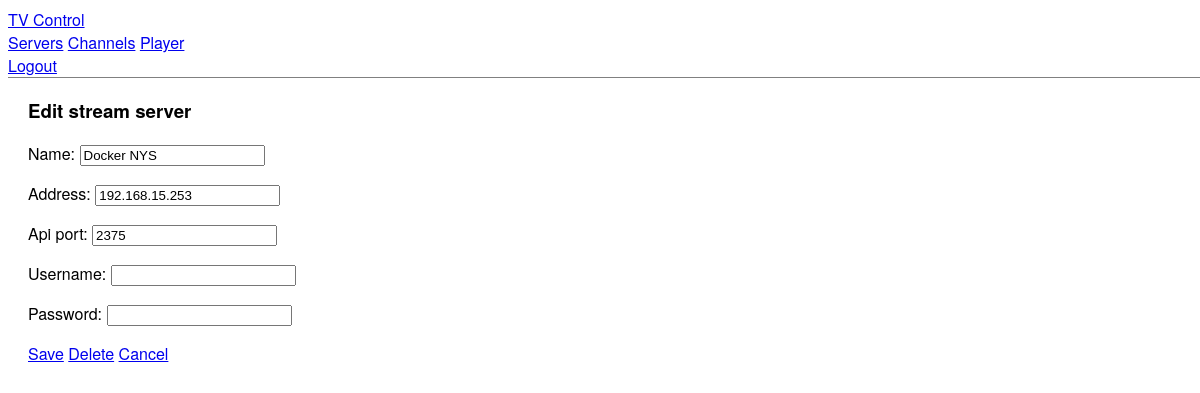
/control/servers/23/ (signed in), run on the app's committed database.
### tv/models.py (models this page shows, shortened)
class Server(models.Model):
    name = models.CharField(max_length=128)
    address = models.CharField(max_length=128)
    api_port = models.CharField(max_length=5)
    username = models.CharField(max_length=128, blank=True, null=True)
    password = models.CharField(max_length=128, blank=True, null=True)

### tv/views.py (the view, shortened to what this page needs)
# urls.py: path('servers/<int:pk>/', ServersEdit.as_view()),
class ServersEdit(LoginRequiredMixin, View):
    def get(self, request, *args, **kwargs):
        from .forms import ServerForm
        server = get_object_or_404(Server, pk=self.kwargs["pk"])
        form = ServerForm(instance=server)
        context = {
            "form": form,
        }
        return render(request, "tv/control/servers/edit.html", context=context)

### tv/forms.py
class ServerForm (ModelForm):
    class Meta:
        model = Server
        fields = '__all__'

### tv/templates/tv/control/servers/edit.html (shortened to what this page needs)
{% extends "tv/control/base.html" %}
{% block content %}
<div class="col-6">
    <div class="row">
        <h3>Edit stream server</h3>
    </div>
    <div class="row">
        <div class="card is-full-width">
            <form id="form" method="post" action="">
                {{form.as_p}}
                <a href="#" class="button primary" onclick="$('#form').submit();">Save</a>
                <a href="delete/" class="button error">Delete</a>
                <a href="../" class="button dark">Cancel</a>
            </form>
        </div>
    </div>
</div>
{% endblock content %}

### tv/static/control/css/ui.css (style rules this page uses)
:root { --grid-maxWidth: 100%; }
body { font-family: Helvetica Neue, Helvetica, Arial, sans-serif; }
.row { margin: 0; }

### data on the page
Server: name "Docker NYS", address "192.168.15.253", api_port "2375"
